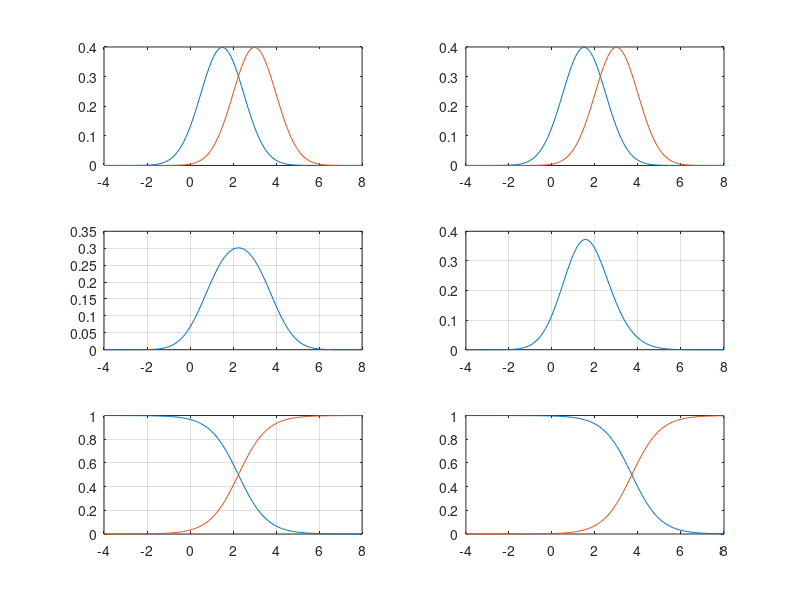

This chart was generated by the following MATLAB code:
% Bayes Theorem

% probabilities
p1 = 0.5;
p2a = 0.9;
p2b = 0.1;

x = -4:0.1:8;

% calculate likelihood with normal probability density function
y1 = normpdf(x,1.5,1);
y2 = normpdf(x,3,1);

% print results
subplot(3,2,1)
plot(x,y1);
hold on;
plot(x,y2);

%print twice - just to see the difference between the probabilities
subplot(3,2,2)
plot(x,y1);
hold on;
plot(x,y2);

% calculate marginal distributions

% 0.5:
mdist1 = y1 .* p1 + y2 .* p1;

% 0.9, 0.1:
mdist2 = y1 .* p2a + y2 .* p2b;

% print results - marginal dist
subplot(3,2,3)
plot(x,mdist1);
grid on;

% print results - marginal dist
subplot(3,2,4)
plot(x,mdist2);
grid on;

% calculate posteriors

% 0.5:
post1a = y1 .* p1 ./ mdist1;
post1b = y2 .* p1 ./ mdist1;

% 0.9,0.1:
post2a = y1 .* p2a ./ mdist2;
post2b = y2 .* p2b ./ mdist2;

% print results posteriors
subplot(3,2,5)
plot(x, post1a)
grid on;
hold on;
plot(x, post1b)

subplot(3,2,6)
plot(x, post2a)
hold on;
plot(x, post2b)
